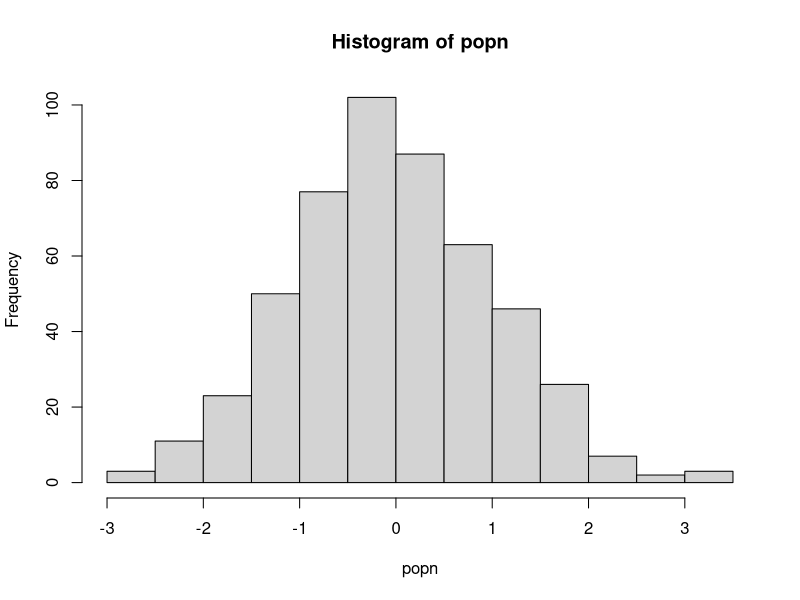

The R source for this figure:
#!/usr/bin/env Rscript

#Author: Amy Feakes
#Script: try.R
#Description: catching errors
#Date: Oct 2022

#Clear workspace
rm(list=ls())


####CATCHING ERRORS####

#this function runs a simulation - taking the mean of a population
#ONLY if 30 unique samples are obtained (stop command)
doit <- function(x) {
  temp_x <- sample(x, replace =TRUE)
  if(length(unique(temp_x)) > 30) { #only take mean if sample was suffiecient 
    print(paste("Mean of this sample was:", as.character(mean(temp_x))))
    }
  else {
    stop("Couldnt calculate mean: too few unique vales!")
  }
}
#generates a population 
set.seed(1345) #again, to get the same results for illustration 
popn <- rnorm(500)
hist(popn)
#this repeats the sampling exerecies 15 times 
#lapply(1:15, function(i) doit(popn))
#using try function 
#false - supresses any error messages, but the results contain them
result <- lapply(1:15, function(i) try(doit(popn), FALSE)) 
class(result)
result #large output 
#to store the results manually, using a loop 
result<- vector("list", 15) #pre allocated
for(i in 1:15){
  result[[i]] <- try(doit(popn), FALSE)
}

  





